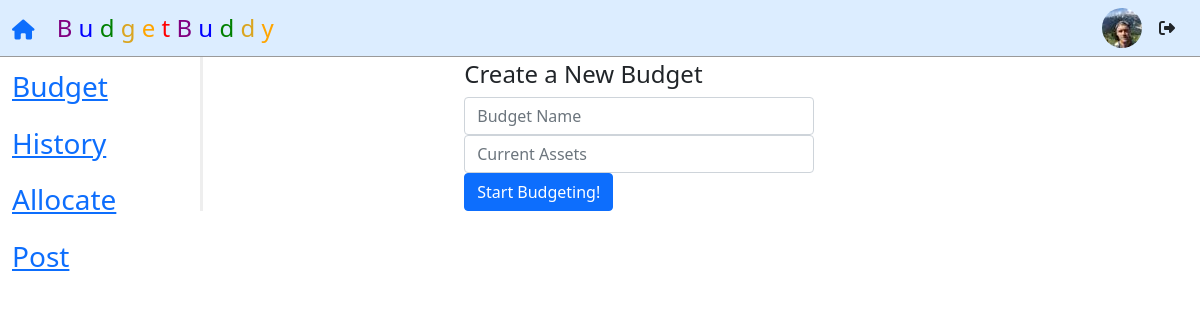
Page / (signed in) on the earlier database version.
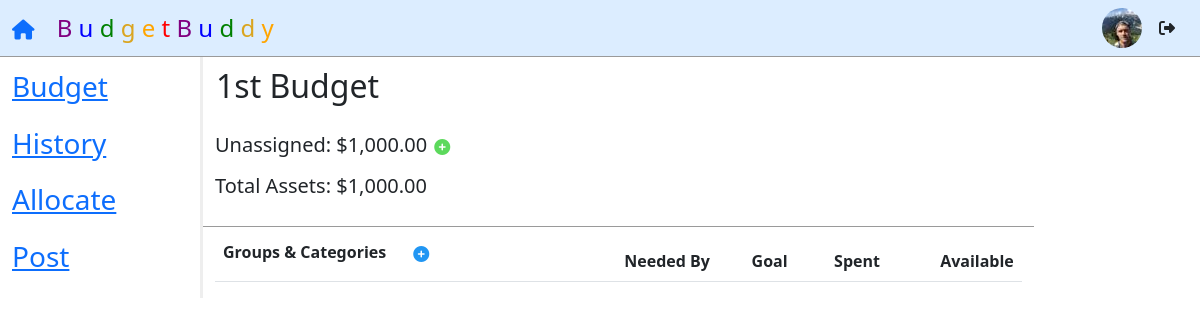
Same page on the later database version.
### tables this page shows
CREATE TABLE budgets (
    bud_id INTEGER,
    user_id INTEGER,
    bud_name TEXT,
    total_assets REAL,
    unassigned REAL,
    groups INTEGER DEFAULT 0,
    active INTEGER DEFAULT 1,
    PRIMARY KEY (bud_id),
    FOREIGN KEY (user_id) REFERENCES users (user_id)
    );

### application/routes.py (the view, shortened to what this page needs)
@app.route('/')
@login_required
def index():
    has_budget = True
    if db.execute("SELECT * FROM users WHERE user_id = ?", session['user_id'])[0]['budgets'] < 1:
        return render_template('index.html', has_budget=False, ptitle='Budget')
    selected_bud = db.execute("SELECT * FROM users WHERE user_id = ?", session['user_id'])[0]['selected_bud']
    allCATS = db.execute("SELECT * FROM cats WHERE user_id = ? AND bud_id = ?", session['user_id'], session['selected_bud'])
    """ Perform goal resets """
    for cat in allCATS:
        if cat['reset'] == 1:
            cat['due_tup_m'] = (int(session['day_tup'][0]) + 1)
            db.execute("UPDATE cats SET cat_funded = ? WHERE user_id = ? AND bud_id = ? AND cat_id = ?", cat['cat_avail'], session['user_id'], session['selected_bud'], cat['cat_id'])
            if (cat['cat_funded'] >= cat['cat_goal']):
                db.execute("UPDATE cats SET cat_goal_met = ? WHERE user_id = ? AND bud_id = ? AND cat_id = ?", 1, session['user_id'], session['selected_bud'], cat['cat_id'])
            else:
                db.execute("UPDATE cats SET cat_goal_met = ? WHERE user_id = ? AND bud_id = ? AND cat_id = ?", 0, session['user_id'], session['selected_bud'], cat['cat_id'])
            db.execute("UPDATE cats SET cat_goal_spent = ?, reset = ? WHERE user_id = ? AND bud_id = ? AND cat_id = ?", 0.00, 0, session['user_id'], session['selected_bud'], cat['cat_id'])
    """ Create a list of dictionaries to store budget group totals """
    GROUPS = db.execute("SELECT * FROM groups WHERE user_id = ? AND bud_id = ? AND active = ?", session['user_id'], session['selected_bud'], 1)
    TOTALS = []
    BUDGET = db.execute("SELECT * FROM budgets WHERE user_id = ? AND bud_id = ?", session['user_id'], session['selected_bud'])
    GROUPS = db.execute("SELECT * FROM groups WHERE user_id = ? AND bud_id = ? AND active = ?", session['user_id'], session['selected_bud'], 1)
    CATS = db.execute("SELECT * FROM cats WHERE user_id = ? AND bud_id = ? AND active = ?", session['user_id'], session['selected_bud'], 1)
    return render_template('index.html', has_budget=has_budget, budget=BUDGET, groups=GROUPS, cats=CATS, totals=TOTALS, ptitle='Budget')

### application/__init__.py (called while the page is built)
@app.after_request
def after_request(response):
    response.headers["Cache-Control"] = "no-cache, no-store, must-revalidate"
    response.headers["Expires"] = 0
    response.headers["Pragma"] = "no-cache"
    return response

### application/helpers.py (called while the page is built)
def login_required(f):
    @wraps(f)
    def decorated_function(*args, **kwargs):
        if session.get("user_id") is None:
            return redirect("/login")
        return f(*args, **kwargs)
    return decorated_function

def usd(value):
    return f"${value:,.2f}"

### application/routes.py (called while the page is built)
@app.context_processor
def context_processor():
    return dict(avatar_key=nav_avatar)

### application/templates/index.html (shortened to what this page needs)
{% extends "layout.html" %}
{% block main %}
{% if not has_budget %}
<div class="row">
    <div class="col-sm-3"></div>
    <div class="col-sm-4">
        <form action="{{ url_for('settings_usage', usage='new_bud')}}" method="POST">
            <div class="form-group">
                <h4>Create a New Budget</h4>
                <input type="text" name="bud_name" class="form-control" placeholder="Budget Name" autocomplete="off"
                    autofocus required>
                <input type="number" step="0.01" min="0.01" name="total_assets" class="form-control"
                    placeholder="Current Assets" autocomplete="off" required>
                <button type="submit" class="btn btn-primary">Start Budgeting!</button>
            </div>
        </form>
    </div>
    <dov class="col-sm-3">
</div>
</div>
{% else %}
<div class="row">
    <div class="col-sm-10 bud-header">
        <form action="{{ url_for('settings_usage', usage='bud_edit')}}" method="POST">
            <div class="form-group">
                <button type="button" id="bud_name_edit" class="btn" style="padding-left: 0px"
                    onclick="display_toggle(this.id, 'new_bud_name_field', 'new_bud_name_submit', 'new_bud_name_cancel')">
                    <h2>{{ budget[0].bud_name }}</h2>
                </button>
            </div>
        </form>
        <form action="{{ url_for('allocate')}}" method="POST">
            <div class="form-group">
                <h5>Unassigned: {{ budget[0].unassigned | usd }}
                    <button type="button" id="add_unass_funds" class="btn" style="padding-left: 1px;"
                        onclick="display_toggle(this.id, 'unass_fund', 'submit_unass_fund', 'close_unass_funds')"><i
                            class='fas fa-plus-circle' style="color: rgb(92, 217, 92)"></i></button>
                </h5>
                <h5>Total Assets: {{ budget[0].total_assets | usd }}</h5>
            </div>
        </form>
    </div>
</div>
<div class="row">
    <div class="col-sm-10">
        <table class="table table-hover">
            <thead>
                <tr>
                    <th><span>Groups & Categories</span>
                        <form action="{{ url_for('index_usage', usage='add_group')}}" method="POST"
                            style="display: inline; padding-left: 10px">
                            <button type="button" id="new_group_btn"
                                onclick="display_toggle(this.id, 'new_group_name', 'submit_new_group', 'new_group_close')"
                                class="btn">
                                <i class='fas fa-plus-circle' style="color:#2196F3"></i>
                            </button>
                        </form>
                    </th>
                    <th class="right_align">Needed By</th>
                    <th class="right_align">Goal</th>
                    <th class="right_align">Spent</th>
                    <th class="right_align">Available</th>
                </tr>
            </thead>
        </table>
    </div>
</div>
{% endif %}
{% endblock main %}

### application/templates/layout.html (shortened to what this page needs)
<!doctype html>
<html lang="en">
<head>
    <link href="https://cdn.jsdelivr.net/npm/bootstrap@5.1.1/dist/css/bootstrap.min.css" rel="stylesheet"
>
    <link rel='stylesheet' type='text/css' href="{{ url_for('static', filename='final.css') }}">
</head>
<body>
    <nav class="navbar navbar-inverse fixed-top">
        <div class="container-fluid">
            <div class="navbar_header" style="font-size: x-large;">
                <a class="navbar-brand" href=" {{ url_for('index') }}"><i class="fas fa-home"></i></a>
                <span style="color: purple;"> B</span>
                <span style="color: blue">u</span>
                <span style="color: green">d</span>
                <span style="color: goldenrod">g</span>
                <span style="color: orange">e</span>
                <span style="color: red">t</span>
                <span style="color: purple">B</span>
                <span style="color: blue">u</span>
                <span style="color: green">d</span>
                <span style="color: goldenrod">d</span>
                <span style="color: orange">y</span>
            </div>
            {% if session.user_id %}
            <ul class="nav navbar-nav navbar-right">
                <form method="GET">
                    <a href="{{ url_for('settings')}}"><img class="rounded-circle account-img pointer"
                            src="{{ avatar_key }}" type="submit" {{ url_for('settings')}}"></a>
                    <button class=" btn" type="submit" formaction="/logout"><i class="fas fa-sign-out-alt"></i></button>
                </form>
            </ul>
            {% endif%}
        </div>
    </nav>
    {% if session.user_id %}
    <div class="container-fluid nav_padd">
        <div class="row">
            <div class="col-sm-2 left_nav">
                <a href="{{ url_for('index') }}">
                    <div class="row left_nav_row">
                        <h3>Budget</h3>
                    </div>
                </a>
                <a href="{{ url_for('transactions') }}">
                    <div class="row left_nav_row">
                        <h3>History</h3>
                    </div>
                </a>
                <a href="{{ url_for('allocate') }}">
                    <div class="row left_nav_row">
                        <h3>Allocate</h3>
                    </div>
                </a>
                <a href="{{ url_for('expense') }}">
                    <div class="row left_nav_row">
                        <h3>Post</h3>
                    </div>
                </a>
            </div>
            <div class="col-sm-2"></div>
            <div class="col-sm-10 main-group">
                {% block main %}{% endblock main %}
            </div>
        </div>
    </div>
    {% else %}
    {% block login %}
    {% endblock login %}
    {% endif %}
</body>
</html>

### application/static/final.css (style rules this page uses)
.nav_padd { padding-top: 40px; }
.navbar { background: rgb(220, 237, 261); border-bottom: outset thin; }
.left_nav { position: fixed; top: 60px; }
.left_nav_row { padding-top: 10px; padding-bottom: 5px; }
.main-group { padding-top: 20px; border-left: outset; }
.bud-header { border-bottom: outset thin; padding-top: 0px; padding-bottom: 20px; }
.right_align { text-align: right; }

Differences in the rows shown:
added budgets: bud_name "1st Budget", unassigned "$1,000.00", total_assets "$1,000.00"
Other differences:
text no longer shown: "Create a New Budget Start Budgeting!"
text now shown: "Unassigned: Total Assets: Groups & Categories Needed By Goal Spent Available"
